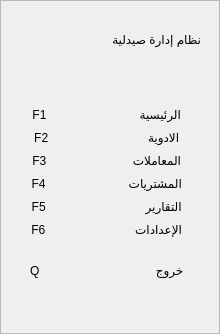
     <widget class="QFrame" name="sidebar">
      <property name="sizePolicy">
       <sizepolicy hsizetype="Expanding" vsizetype="Expanding">
        <horstretch>0</horstretch>
        <verstretch>0</verstretch>
       </sizepolicy>
      </property>
      <property name="minimumSize">
       <size>
        <width>220</width>
        <height>0</height>
       </size>
      </property>
      <property name="maximumSize">
       <size>
        <width>220</width>
        <height>16777215</height>
       </size>
      </property>
      <property name="frameShape">
       <enum>QFrame::Shape::StyledPanel</enum>
      </property>
      <property name="frameShadow">
       <enum>QFrame::Shadow::Raised</enum>
      </property>
      <layout class="QVBoxLayout" name="verticalLayout">
       <item>
        <widget class="QWidget" name="lable" native="true">
         <property name="sizePolicy">
          <sizepolicy hsizetype="Preferred" vsizetype="Preferred">
           <horstretch>0</horstretch>
           <verstretch>0</verstretch>
          </sizepolicy>
         </property>
         <property name="minimumSize">
          <size>
           <width>0</width>
           <height>70</height>
          </size>
         </property>
         <property name="maximumSize">
          <size>
           <width>16777215</width>
           <height>80</height>
          </size>
         </property>
         <layout class="QHBoxLayout" name="horizontalLayout_2">
          <property name="spacing">
           <number>0</number>
          </property>
          <property name="sizeConstraint">
           <enum>QLayout::SizeConstraint::SetDefaultConstraint</enum>
          </property>
          <property name="leftMargin">
           <number>0</number>
          </property>
          <property name="topMargin">
           <number>0</number>
          </property>
          <property name="rightMargin">
           <number>0</number>
          </property>
          <property name="bottomMargin">
           <number>15</number>
          </property>
          <item>
           <widget class="QLabel" name="lblmain">
            <property name="minimumSize">
             <size>
              <width>0</width>
              <height>25</height>
             </size>
            </property>
            <property name="maximumSize">
             <size>
              <width>16777215</width>
              <height>25</height>
             </size>
            </property>
            <property name="layoutDirection">
             <enum>Qt::LayoutDirection::RightToLeft</enum>
            </property>
            <property name="text">
             <string>نظام إدارة صيدلية</string>
            </property>
            <property name="alignment">
             <set>Qt::AlignmentFlag::AlignLeading|Qt::AlignmentFlag::AlignLeft|Qt::AlignmentFlag::AlignVCenter</set>
            </property>
           </widget>
          </item>
          <item>
           <widget class="QLabel" name="lbllogo">
            <property name="sizePolicy">
             <sizepolicy hsizetype="Fixed" vsizetype="Fixed">
              <horstretch>0</horstretch>
              <verstretch>0</verstretch>
             </sizepolicy>
            </property>
            <property name="layoutDirection">
             <enum>Qt::LayoutDirection::RightToLeft</enum>
            </property>
            <property name="text">
             <string/>
            </property>
            <property name="alignment">
             <set>Qt::AlignmentFlag::AlignCenter</set>
            </property>
           </widget>
          </item>
         </layout>
        </widget>
       </item>
       <item>
        <widget class="QWidget" name="buttons" native="true">
         <property name="minimumSize">
          <size>
           <width>0</width>
           <height>0</height>
          </size>
         </property>
         <property name="maximumSize">
          <size>
           <width>16777215</width>
           <height>400</height>
          </size>
         </property>
         <layout class="QVBoxLayout" name="verticalLayout_3">
          <property name="spacing">
           <number>0</number>
          </property>
          <property name="leftMargin">
           <number>0</number>
          </property>
          <property name="topMargin">
           <number>0</number>
          </property>
          <property name="rightMargin">
           <number>0</number>
          </property>
          <property name="bottomMargin">
           <number>0</number>
          </property>
          <item>
           <spacer name="verticalSpacer_3">
            <property name="orientation">
             <enum>Qt::Orientation::Vertical</enum>
            </property>
            <property name="sizeType">
             <enum>QSizePolicy::Policy::Fixed</enum>
            </property>
            <property name="sizeHint" stdset="0">
             <size>
              <width>6</width>
              <height>15</height>
             </size>
            </property>
           </spacer>
          </item>
          <item>
           <widget class="QPushButton" name="btnhome">
            <property name="layoutDirection">
             <enum>Qt::LayoutDirection::RightToLeft</enum>
            </property>
            <property name="text">
             <string>F1                            الرئيسية  </string>
            </property>
            <property name="icon">
             <iconset>
              <normaloff>icons/home.svg</normaloff>icons/home.svg</iconset>
            </property>
            <property name="shortcut">
             <string>F1</string>
            </property>
            <property name="checkable">
             <bool>true</bool>
            </property>
            <property name="flat">
             <bool>true</bool>
            </property>
           </widget>
          </item>
          <item>
           <widget class="QPushButton" name="btnmed">
            <property name="layoutDirection">
             <enum>Qt::LayoutDirection::RightToLeft</enum>
            </property>
            <property name="text">
             <string>F2                              الادوية  </string>
            </property>
            <property name="icon">
             <iconset>
              <normaloff>icons/pill.svg</normaloff>icons/pill.svg</iconset>
            </property>
            <property name="shortcut">
             <string>F2</string>
            </property>
            <property name="checkable">
             <bool>true</bool>
            </property>
            <property name="checked">
             <bool>false</bool>
            </property>
            <property name="autoRepeat">
             <bool>false</bool>
            </property>
            <property name="autoExclusive">
             <bool>false</bool>
            </property>
            <property name="flat">
             <bool>true</bool>
            </property>
           </widget>
          </item>
          <item>
           <widget class="QPushButton" name="btnactions">
            <property name="layoutDirection">
             <enum>Qt::LayoutDirection::RightToLeft</enum>
            </property>
            <property name="text">
             <string>F3                          المعاملات  </string>
            </property>
            <property name="icon">
             <iconset>
              <normaloff>icons/credit-card.svg</normaloff>icons/credit-card.svg</iconset>
            </property>
            <property name="shortcut">
             <string>F3</string>
            </property>
            <property name="checkable">
             <bool>true</bool>
            </property>
            <property name="checked">
             <bool>false</bool>
            </property>
            <property name="flat">
             <bool>true</bool>
            </property>
           </widget>
          </item>
          <item>
           <widget class="QPushButton" name="btnpurch">
            <property name="layoutDirection">
             <enum>Qt::LayoutDirection::RightToLeft</enum>
            </property>
            <property name="text">
             <string>F4                         المشتريات  </string>
            </property>
            <property name="icon">
             <iconset>
              <normaloff>icons/cube-plus.svg</normaloff>icons/cube-plus.svg</iconset>
            </property>
            <property name="shortcut">
             <string>F4</string>
            </property>
            <property name="checkable">
             <bool>true</bool>
            </property>
            <property name="flat">
             <bool>true</bool>
            </property>
           </widget>
          </item>
          <item>
           <widget class="QPushButton" name="btnrep">
            <property name="layoutDirection">
             <enum>Qt::LayoutDirection::RightToLeft</enum>
            </property>
            <property name="text">
             <string>F5                              التقارير  </string>
            </property>
            <property name="icon">
             <iconset>
              <normaloff>icons/chart-bar.svg</normaloff>icons/chart-bar.svg</iconset>
            </property>
            <property name="shortcut">
             <string>F5</string>
            </property>
            <property name="checkable">
             <bool>true</bool>
            </property>
            <property name="flat">
             <bool>true</bool>
            </property>
           </widget>
          </item>
          <item>
           <widget class="QPushButton" name="btnset">
            <property name="layoutDirection">
             <enum>Qt::LayoutDirection::RightToLeft</enum>
            </property>
            <property name="text">
             <string>F6                           الإعدادات  </string>
            </property>
            <property name="icon">
             <iconset>
              <normaloff>icons/settings.svg</normaloff>icons/settings.svg</iconset>
            </property>
            <property name="shortcut">
             <string>F6</string>
            </property>
            <property name="checkable">
             <bool>true</bool>
            </property>
            <property name="flat">
             <bool>true</bool>
            </property>
           </widget>
          </item>
          <item>
           <spacer name="verticalSpacer">
            <property name="orientation">
             <enum>Qt::Orientation::Vertical</enum>
            </property>
            <property name="sizeType">
             <enum>QSizePolicy::Policy::Fixed</enum>
            </property>
            <property name="sizeHint" stdset="0">
             <size>
              <width>20</width>
              <height>12</height>
             </size>
            </property>
           </spacer>
          </item>
         </layout>
        </widget>
       </item>
       <item>
        <widget class="QPushButton" name="btnexit">
         <property name="layoutDirection">
          <enum>Qt::LayoutDirection::RightToLeft</enum>
         </property>
         <property name="text">
          <string>Q                                   خروج  </string>
         </property>
         <property name="icon">
          <iconset>
           <normaloff>icons/logout.svg</normaloff>icons/logout.svg</iconset>
         </property>
         <property name="shortcut">
          <string>Q</string>
         </property>
         <property name="checkable">
          <bool>true</bool>
         </property>
         <property name="autoRepeat">
          <bool>false</bool>
         </property>
         <property name="autoExclusive">
          <bool>false</bool>
         </property>
         <property name="flat">
          <bool>true</bool>
         </property>
        </widget>
       </item>
       <item>
        <spacer name="verticalSpacer_2">
         <property name="orientation">
          <enum>Qt::Orientation::Vertical</enum>
         </property>
         <property name="sizeHint" stdset="0">
          <size>
           <width>20</width>
           <height>40</height>
          </size>
         </property>
        </spacer>
       </item>
      </layout>
     </widget>
